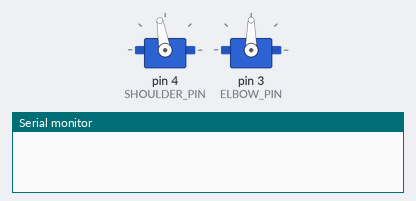
Recording of a sketch running on a simulated Arduino Uno, built with avr-gcc and run on an emulated ATmega328P. Shown: 2 × servo, the last lines printed to the serial monitor.

Above: at 0.1 s.
At 5.1 s:
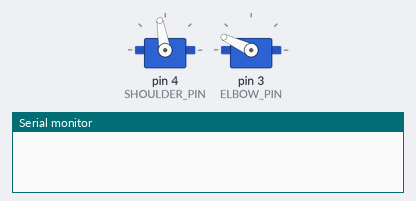
At 13.1 s:
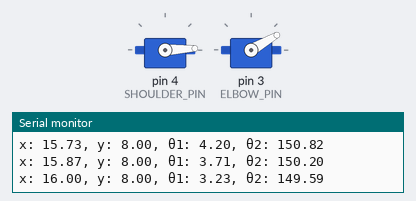
At 23.4 s:
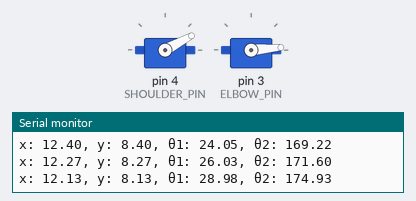
Timing chart, 0 to 40.0 s (numbered marks = the images above):
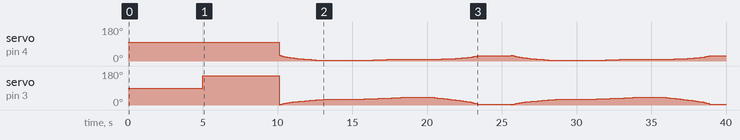

The sketch:

Straight_Line_Motion.ino
```cpp
#include <Servo.h>
#include <math.h>

// --------------------
// Arm geometry
// --------------------
const float L1 = 28.5;   // cm, first link
const float L2 = 14;    // cm, second link

// Servo objects
Servo shoulderServo;
Servo elbowServo;

// Servo pins
const int SHOULDER_PIN = 4;
const int ELBOW_PIN = 3;

// Calibration offsets (adjust after testing)
float shoulder_offset = 0;   // degrees
float elbow_offset = 0;      // degrees

const bool SHOULDER_INVERTED = false;
const bool ELBOW_INVERTED    = true;

int servoAngle(float angle_deg, float offset, bool inverted) {
  float a = angle_deg + offset;
  if (inverted) {
    a = 180.0 - a;
  }
  return constrain(a, 0, 180);
}


// --------------------
// Kinematics Functions
// ---------
// -----------

// Compute inverse kinematics for given (x, y)
bool inverseKinematics(float x, float y, float &theta1_deg, float &theta2_deg) {
  float r2 = x*x + y*y;
  float c2 = (r2 - L1*L1 - L2*L2) / (2 * L1 * L2);

  // Check reachability
  if (c2 < -1.0 || c2 > 1.0) return false;

  float s2 = sqrt(1 - c2*c2);  // elbow-up configuration

  float theta2 = atan2(s2, c2);
  float theta1 = atan2(y, x) - atan2(L2*sin(theta2), L1 + L2*cos(theta2));

  theta1_deg = theta1 * 180.0 / PI;
  theta2_deg = theta2 * 180.0 / PI;

  return true;

}


void setup() {
  Serial.begin(9600);
  shoulderServo.attach(SHOULDER_PIN);
  elbowServo.attach(ELBOW_PIN);

  shoulderServo.write(100);
  delay(5000);
  elbowServo.write(155);
  delay(5000);

  Serial.println("Starting line movement demo...");
}

// --------------------
// Move in straight line
// --------------------
void moveInLine(float x0, float y0, float x1, float y1, int steps, int delay_ms) {
  for (int i = 0; i <= steps; i++) {
    float t = (float)i / steps;
    float x = x0 + t * (x1 - x0);
    float y = y0 + t * (y1 - y0);

    float theta1, theta2;
    if (inverseKinematics(x, y, theta1, theta2)) {
      // Apply offsets and write to servos
    shoulderServo.write(servoAngle(theta1, shoulder_offset, SHOULDER_INVERTED));
    elbowServo.write(servoAngle(theta2, elbow_offset, ELBOW_INVERTED));

      Serial.print("x: "); Serial.print(x);
      Serial.print(", y: "); Serial.print(y);
      Serial.print(", θ1: "); Serial.print(theta1);
      Serial.print(", θ2: "); Serial.println(theta2);
    } else {
      Serial.println("Target out of reach!");
    }

    delay(delay_ms);
  }
}


void loop() {
  // Example: move horizontally
  moveInLine(12, 8, 16, 8, 30, 100);
  delay(2000);

  // Example: move vertically
  moveInLine(16, 8, 16, 12, 30, 100);
  delay(2000);

  // Move back to start
  moveInLine(16, 12, 12, 8, 30, 100);
  delay(2000);
}
```

Measured:
- by itself, servo on pin 3 (ELBOW_PIN): 90° → 155° at 5.0 s, → 2° 5.1 s later, → 5° 0.10 s later, → 7° 0.10 s later, … (125 changes in this stretch)
- by itself, servo on pin 4 (SHOULDER_PIN): 100° → 30° at 10.1 s, → 27° 0.10 s later, → 25° 0.10 s later, → 23° 0.10 s later, … (90 changes in this stretch)
